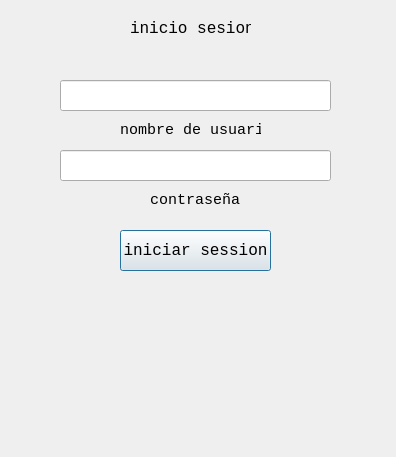
<?xml version="1.0" encoding="UTF-8"?>
<ui version="4.0">
 <class>Dialog</class>
 <widget class="QDialog" name="Dialog">
  <property name="geometry">
   <rect>
    <x>0</x>
    <y>0</y>
    <width>396</width>
    <height>457</height>
   </rect>
  </property>
  <property name="windowTitle">
   <string>Dialog</string>
  </property>
  <widget class="QLabel" name="label">
   <property name="geometry">
    <rect>
     <x>130</x>
     <y>20</y>
     <width>121</width>
     <height>16</height>
    </rect>
   </property>
   <property name="font">
    <font>
     <family>Consolas</family>
     <pointsize>12</pointsize>
    </font>
   </property>
   <property name="text">
    <string>inicio sesion</string>
   </property>
  </widget>
  <widget class="QLineEdit" name="lineEdit">
   <property name="geometry">
    <rect>
     <x>60</x>
     <y>80</y>
     <width>271</width>
     <height>31</height>
    </rect>
   </property>
  </widget>
  <widget class="QLineEdit" name="lineEdit_2">
   <property name="geometry">
    <rect>
     <x>60</x>
     <y>150</y>
     <width>271</width>
     <height>31</height>
    </rect>
   </property>
  </widget>
  <widget class="QLabel" name="label_2">
   <property name="geometry">
    <rect>
     <x>120</x>
     <y>120</y>
     <width>141</width>
     <height>20</height>
    </rect>
   </property>
   <property name="font">
    <font>
     <family>Consolas</family>
     <pointsize>11</pointsize>
    </font>
   </property>
   <property name="text">
    <string>nombre de usuario</string>
   </property>
  </widget>
  <widget class="QLabel" name="label_3">
   <property name="geometry">
    <rect>
     <x>150</x>
     <y>190</y>
     <width>141</width>
     <height>20</height>
    </rect>
   </property>
   <property name="font">
    <font>
     <family>Consolas</family>
     <pointsize>11</pointsize>
    </font>
   </property>
   <property name="text">
    <string>contraseña</string>
   </property>
  </widget>
  <widget class="QPushButton" name="pushButton">
   <property name="geometry">
    <rect>
     <x>120</x>
     <y>230</y>
     <width>151</width>
     <height>41</height>
    </rect>
   </property>
   <property name="font">
    <font>
     <family>Consolas</family>
     <pointsize>12</pointsize>
    </font>
   </property>
   <property name="text">
    <string>iniciar session</string>
   </property>
  </widget>
 </widget>
 <resources/>
 <connections/>
</ui>
